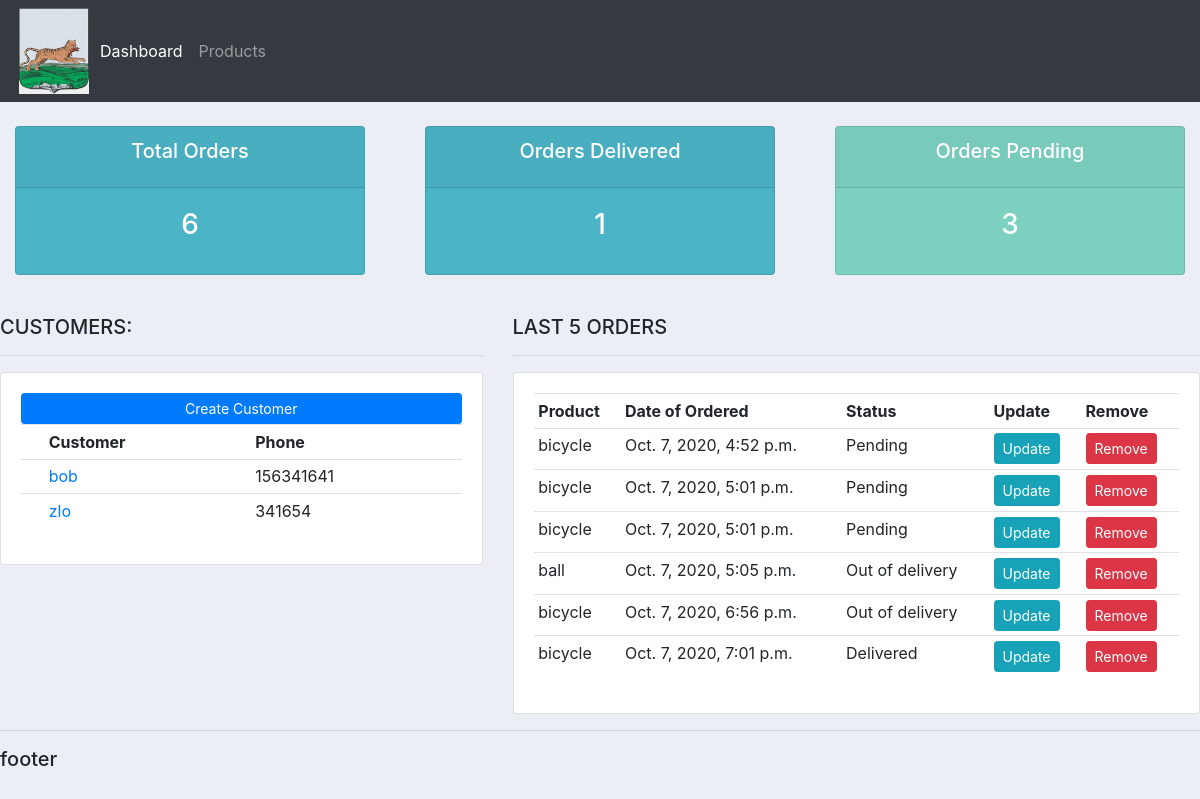
Before: / with the older database file.
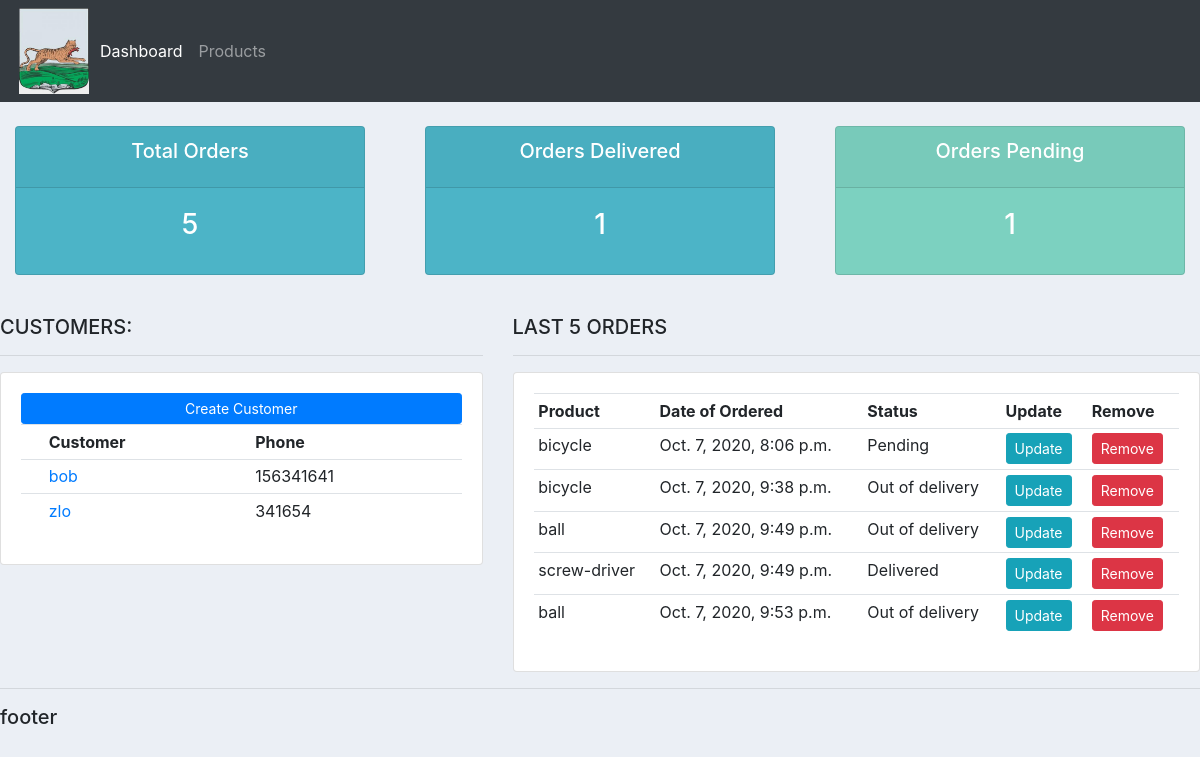
After: the same page with the newer database file.
### accounts/models.py (models this page shows, shortened)
class Customer(models.Model):
    name = models.CharField(max_length=200, null=True)
    phone = models.CharField(max_length=200, null=True)
    email = models.CharField(max_length=200, null=True)
    date_created = models.DateTimeField(auto_now_add=True, null=True)
    def get_absolute_url(self):
        return reverse('customer_details', args=[str(self.id)])

class Order(models.Model):
    STATUS = (
        ('Pending', 'Pending'),
        ('Out of delivery', 'Out of delivery'),
        ('Delivered', 'Delivered'),
    )
    customer = models.ForeignKey(Customer, null=True, on_delete=models.SET_NULL)
    product = models.ForeignKey(Product, null=True, on_delete=models.SET_NULL)
    date_created = models.DateTimeField(auto_now_add=True, null=True)
    status = models.CharField(max_length=200, null=True, choices=STATUS)

class Product(models.Model):
    CATEGORY = (
        ('Indoor', 'Indoor'),
        ('Outdoor', 'Outdoor'),
    )
    name = models.CharField(max_length=200, null=True)
    price = models.FloatField(null=True)
    category = models.CharField(max_length=200, null=True, choices=CATEGORY)
    description = models.CharField(max_length=200, null=True, blank=True)
    tags = models.ManyToManyField(Tag)
    date_created = models.DateTimeField(auto_now_add=True, null=True)
    def __str__(self):
        return self.name

### accounts/views.py (the view)
# urls.py: path('', views.dashboard, name='dashboard'),
def dashboard(request):
    orders = Order.objects.all()
    customers = Customer.objects.all()
    total_orders = orders.count()
    delivered = orders.filter(status='Delivered').count()
    pending = orders.filter(status='Pending').count()
    context = {'customers': customers, 'orders': orders, 'total_orders': total_orders,
               'delivered': delivered, 'pending': pending}
    return render(request, 'accounts/dashboard.html', context)

### accounts/templates/accounts/dashboard.html (shortened to what this page needs)
{% extends "accounts/base.html" %}
{% block content %}
    {% include 'accounts/status.html' %}
    <br>
    <div class="row">
        <div class="col-md-5">
            <h5>CUSTOMERS:</h5>
            <hr>
            <div class="card card-body">
                <a href="#" class="btn btn-primary btn-sm btn-block">Create Customer</a>
                <table class="table table-sm">
                    <th></th>
                    <th>Customer</th>
                    <th>Phone</th>
                    {% for customer in customers %}
                        <tr>
                            <td></td>
                            <td><a href="{{ customer.get_absolute_url }}">{{ customer.name }}</a></td>
                            <td>{{ customer.phone }}</td>
                        </tr>
                    {% endfor %}
                </table>
            </div>
        </div>
        <div class="col-md-7">
            <h5>LAST 5 ORDERS</h5>
            <hr>
            <div class="card card-body">
                <table class="table table-sm">
                    <tr>
                        <th>Product</th>
                        <th>Date of Ordered</th>
                        <th>Status</th>
                        <th>Update</th>
                        <th>Remove</th>
                    </tr>
                    {% for order in orders %}
                        <tr>
                            <td>{{ order.product }}</td>
                            <td>{{ order.date_created }}</td>
                            <td>{{ order.status }}</td>
                            <td><a class="btn btn-sm btn-info" href="{% url 'update_order' 'dashboard' order.id %}">Update</a></td>
                            <td><a href="{% url 'delete_order' 'dashboard' order.id %}">
                                 <input class="btn btn-sm btn-danger" type="submit" onclick="return confirm('Are you sure?')" value="Remove" />
                            </a></td>
                        </tr>
                    {% endfor %}
                </table>
            </div>
        </div>
    </div>
{% endblock %}

### accounts/templates/accounts/base.html (shortened to what this page needs)
{% load static %}
<!DOCTYPE html>
<html lang="en">
<head>
    <link rel="stylesheet" href="https://stackpath.bootstrapcdn.com/bootstrap/4.3.1/css/bootstrap.min.css"
>
    <link rel="stylesheet" type="text/css" href="{% static '/css/main.css' %}">
</head>
<body>
{% include "accounts/navbar.html" %}
{% block content %}
{% endblock %}
<hr>
<h5>footer</h5>
</body>
</html>

### accounts/templates/accounts/navbar.html (shortened to what this page needs)
{% load static %}
<nav class="navbar navbar-expand-lg navbar-dark bg-dark">
    <img src="{% static 'images/babir.jpg' %}" alt="logo" width="70" hspace="3">
  <div class="collapse navbar-collapse" id="navbarNav">
    <ul class="navbar-nav">
      <li class="nav-item active">
        <a class="nav-link" href="{% url 'dashboard' %}">Dashboard </a>
      </li>
      <li class="nav-item">
        <a class="nav-link" href="{% url 'products' %}">Products</a>
      </li>
    </ul>
  </div>
</nav>

### accounts/templates/accounts/status.html
<br>
<div class="row">
    <div class="col">
        <div class="col-md">
            <div class="card text-center text-white mb-3" id="total-orders">
                <div class="card-header">
                    <h5 class="card-title">Total Orders</h5>
                </div>
                <div class="card-body">
                    <h3 class="card-title">{{ total_orders }}</h3>
                </div>
            </div>
        </div>
    </div>
    <div class="col">
        <div class="col-md">
            <div class="card text-center text-white mb-3" id="total-orders">
                <div class="card-header">
                    <h5 class="card-title">Orders Delivered</h5>
                </div>
                <div class="card-body">
                    <h3 class="card-title">{{ delivered }}</h3>
                </div>
            </div>
        </div>
    </div>
    <div class="col">
        <div class="col-md">
            <div class="card text-center text-white mb-3" id="orders-pending">
                <div class="card-header">
                    <h5 class="card-title">Orders Pending</h5>
                </div>
                <div class="card-body">
                    <h3 class="card-title">{{ pending }}</h3>
                </div>
            </div>
        </div>
    </div>
</div>

### accounts/static/css/main.css (style rules this page uses)
body { background-color: #ebeff5; }
#total-orders { background-color: #4cb4c7; }
#orders-pending { background-color: #7CD1C0; }

Changed rows visible on the page:
removed Order: product "bicycle", date_created "Oct. 7, 2020, 4:52 p.m.", status "Pending"
removed Order: product "bicycle", date_created "Oct. 7, 2020, 5:01 p.m.", status "Pending"
removed Order: product "bicycle", date_created "Oct. 7, 2020, 5:01 p.m.", status "Pending"
removed Order: product "ball", date_created "Oct. 7, 2020, 5:05 p.m.", status "Out of delivery"
removed Order: product "bicycle", date_created "Oct. 7, 2020, 6:56 p.m.", status "Out of delivery"
removed Order: product "bicycle", date_created "Oct. 7, 2020, 7:01 p.m.", status "Delivered"
added Order: product "bicycle", date_created "Oct. 7, 2020, 8:06 p.m.", status "Pending"
added Order: product "bicycle", date_created "Oct. 7, 2020, 9:38 p.m.", status "Out of delivery"
added Order: product "ball", date_created "Oct. 7, 2020, 9:49 p.m.", status "Out of delivery"
added Order: product "screw-driver", date_created "Oct. 7, 2020, 9:49 p.m.", status "Delivered"
added Order: product "ball", date_created "Oct. 7, 2020, 9:53 p.m.", status "Out of delivery"
Other visible differences:
{{ total_orders }}: "6" → "5"
{{ pending }}: "3" → "1"
